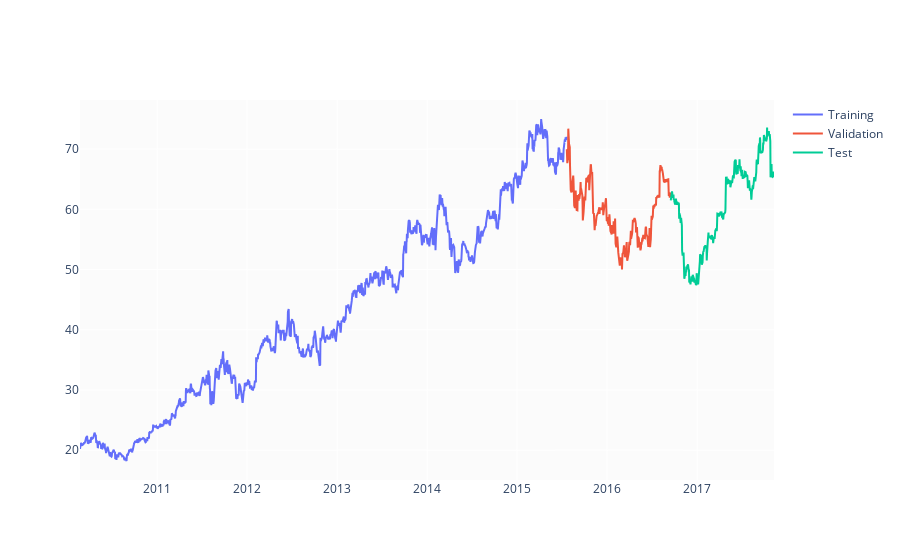

Notebook code cell kept with this figure:
### Markdown cell above
Here I split stock data frame into three subsets: training ( 70%
 ), validation ( 15%
 ) and test ( 15%
 ) sets. I calculated split indices and create three separate frames (train_df, valid_df, test_df). All three frames have been ploted in the chart below.

### Code cell
test_size  = 0.15
valid_size = 0.15

test_split_idx  = int(df.shape[0] * (1-test_size))
valid_split_idx = int(df.shape[0] * (1-(valid_size+test_size)))

train_df  = df.loc[:valid_split_idx].copy()
valid_df  = df.loc[valid_split_idx+1:test_split_idx].copy()
test_df   = df.loc[test_split_idx+1:].copy()

fig = go.Figure()
fig.add_trace(go.Scatter(x=train_df.Date, y=train_df.Close, name='Training'))
fig.add_trace(go.Scatter(x=valid_df.Date, y=valid_df.Close, name='Validation'))
fig.add_trace(go.Scatter(x=test_df.Date,  y=test_df.Close,  name='Test'))
fig.show()

### Figure 1 — Plotly figure (JSON) as saved in the notebook; plotly's stock layout.template omitted (floating-point values rounded to 4 significant figures; data arrays with more than 128 entries replaced by an {"elided": "..."} marker saying what was removed)
{"data": [{"name": "Training", "type": "scatter", "x": {"elided": "1362 str values"}, "y": {"elided": "1362 float values"}}, {"name": "Validation", "type": "scatter", "x": {"elided": "292 str values"}, "y": {"elided": "292 float values"}}, {"name": "Test", "type": "scatter", "x": {"elided": "291 str values"}, "y": {"elided": "291 float values"}}], "layout": {}}
